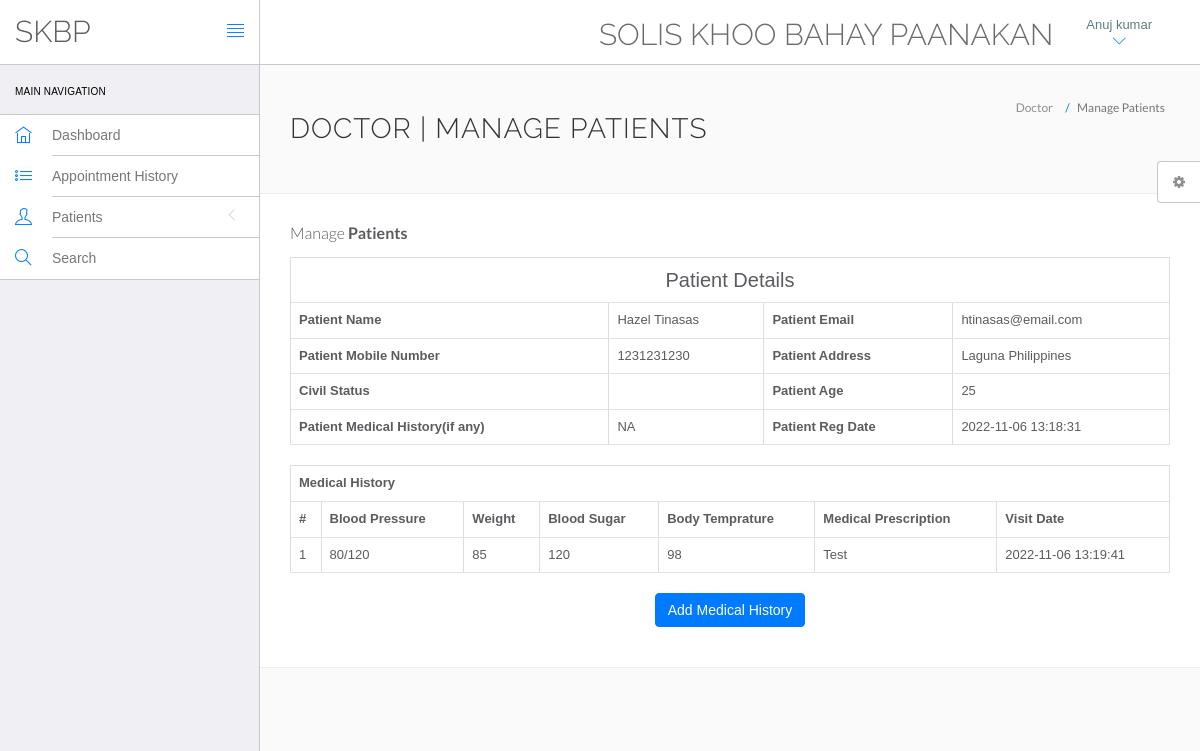
The page /hms/doctor/view-patient.php?viewid=1 (signed in) on the database its author committed.
### tables this page shows
CREATE TABLE `doctors` (
  `id` int(11) NOT NULL,
  `specilization` varchar(255) DEFAULT NULL,
  `doctorName` varchar(255) DEFAULT NULL,
  `address` longtext DEFAULT NULL,
  `docFees` varchar(255) DEFAULT NULL,
  `contactno` bigint(11) DEFAULT NULL,
  `docEmail` varchar(255) DEFAULT NULL,
  `password` varchar(255) DEFAULT NULL,
  `creationDate` timestamp NULL DEFAULT current_timestamp(),
  `updationDate` timestamp NULL DEFAULT NULL ON UPDATE current_timestamp()
);

CREATE TABLE `tblpatient` (
  `ID` int(10) NOT NULL,
  `Docid` int(10) DEFAULT NULL,
  `PatientName` varchar(200) DEFAULT NULL,
  `PatientContno` bigint(10) DEFAULT NULL,
  `PatientEmail` varchar(200) DEFAULT NULL,
  `PatientStatus` varchar(50) DEFAULT NULL,
  `PatientAdd` mediumtext DEFAULT NULL,
  `PatientAge` int(10) DEFAULT NULL,
  `PatientMedhis` mediumtext DEFAULT NULL,
  `CreationDate` timestamp NULL DEFAULT current_timestamp(),
  `UpdationDate` timestamp NULL DEFAULT NULL ON UPDATE current_timestamp()
);

CREATE TABLE `tblmedicalhistory` (
  `ID` int(10) NOT NULL,
  `PatientID` int(10) DEFAULT NULL,
  `BloodPressure` varchar(200) DEFAULT NULL,
  `BloodSugar` varchar(200) NOT NULL,
  `Weight` varchar(100) DEFAULT NULL,
  `Temperature` varchar(200) DEFAULT NULL,
  `MedicalPres` mediumtext DEFAULT NULL,
  `CreationDate` timestamp NOT NULL DEFAULT current_timestamp() ON UPDATE current_timestamp()
);

### hms/doctor/view-patient.php (the view, shortened to what this page needs)
<?php
include('include/config.php');
if(strlen($_SESSION['id']==0)) {
 header('location:logout.php');
  } else{
?>
<!DOCTYPE html>
<html lang="en">
	<head>
		<link rel="stylesheet" href="vendor/bootstrap/css/bootstrap.min.css">
		<link rel="stylesheet" href="vendor/fontawesome/css/font-awesome.min.css">
		<link rel="stylesheet" href="vendor/themify-icons/themify-icons.min.css">
		<link href="vendor/animate.css/animate.min.css" rel="stylesheet" media="screen">
		<link href="vendor/perfect-scrollbar/perfect-scrollbar.min.css" rel="stylesheet" media="screen">
		<link href="vendor/switchery/switchery.min.css" rel="stylesheet" media="screen">
		<link href="vendor/bootstrap-touchspin/jquery.bootstrap-touchspin.min.css" rel="stylesheet" media="screen">
		<link href="vendor/select2/select2.min.css" rel="stylesheet" media="screen">
		<link href="vendor/bootstrap-datepicker/bootstrap-datepicker3.standalone.min.css" rel="stylesheet" media="screen">
		<link href="vendor/bootstrap-timepicker/bootstrap-timepicker.min.css" rel="stylesheet" media="screen">
		<link rel="stylesheet" href="assets/css/styles.css">
		<link rel="stylesheet" href="assets/css/plugins.css">
		<link rel="stylesheet" href="assets/css/themes/theme-1.css" id="skin_color" />
	</head>
	<body>
		<div id="app">
<?php include('include/sidebar.php');?>
<div class="app-content">
<?php include('include/header.php');?>
<div class="main-content" >
<div class="wrap-content container" id="container">
<section id="page-title">
<div class="row">
<div class="col-sm-8">
<h1 class="mainTitle">Doctor | Manage Patients</h1>
</div>
<ol class="breadcrumb">
<li>
<span>Doctor</span>
</li>
<li class="active">
<span>Manage Patients</span>
</li>
</ol>
</div>
</section>
<div class="container-fluid container-fullw bg-white">
<div class="row">
<div class="col-md-12">
<h5 class="over-title margin-bottom-15">Manage <span class="text-bold">Patients</span></h5>
<?php
                               $vid=$_GET['viewid'];
                               $ret=mysqli_query($con,"select * from tblpatient where ID='$vid'");
$cnt=1;
while ($row=mysqli_fetch_array($ret)) {
                               ?>
<table border="1" class="table table-bordered">
 <tr align="center">
<td colspan="4" style="font-size:20px;color:blue">
 Patient Details</td></tr>
    <tr>
    <th scope>Patient Name</th>
    <td><?php  echo $row['PatientName'];?></td>
    <th scope>Patient Email</th>
    <td><?php  echo $row['PatientEmail'];?></td>
  </tr>
  <tr>
    <th scope>Patient Mobile Number</th>
    <td><?php  echo $row['PatientContno'];?></td>
    <th>Patient Address</th>
    <td><?php  echo $row['PatientAdd'];?></td>
  </tr>
    <tr>
    <th>Civil Status</th>
    <td><?php  echo $row['PatientGender'];?></td>
    <th>Patient Age</th>
    <td><?php  echo $row['PatientAge'];?></td>
  </tr>
  <tr>
    <th>Patient Medical History(if any)</th>
    <td><?php  echo $row['PatientMedhis'];?></td>
     <th>Patient Reg Date</th>
    <td><?php  echo $row['CreationDate'];?></td>
  </tr>
<?php }?>
</table>
<?php
$ret=mysqli_query($con,"select * from tblmedicalhistory  where PatientID='$vid'");
 ?>
<table id="datatable" class="table table-bordered dt-responsive nowrap" style="border-collapse: collapse; border-spacing: 0; width: 100%;">
  <tr align="center">
   <th colspan="8" >Medical History</th>
  </tr>
  <tr>
    <th>#</th>
<th>Blood Pressure</th>
<th>Weight</th>
<th>Blood Sugar</th>
<th>Body Temprature</th>
<th>Medical Prescription</th>
<th>Visit Date</th>
</tr>
<?php
while ($row=mysqli_fetch_array($ret)) {
  ?>
<tr>
  <td><?php echo $cnt;?></td>
 <td><?php  echo $row['BloodPressure'];?></td>
 <td><?php  echo $row['Weight'];?></td>
 <td><?php  echo $row['BloodSugar'];?></td>
  <td><?php  echo $row['Temperature'];?></td>
  <td><?php  echo $row['MedicalPres'];?></td>
  <td><?php  echo $row['CreationDate'];?></td>
</tr>
<?php $cnt=$cnt+1;} ?>
</table>
<p align="center">
 <button class="btn btn-primary waves-effect waves-light w-lg" data-toggle="modal" data-target="#myModal">Add Medical History</button></p>
</div>
</div>
</div>
</div>
	<?php include('include/setting.php');?>
		</div>
	</body>
</html>
<?php }  ?>

### hms/doctor/include/header.php (shortened to what this page needs)
<header class="navbar navbar-default navbar-static-top">
					<div class="navbar-header">
						<a class="navbar-brand" href="dashboard.php">
							<h2 style="padding-top:20% ">SKBP</h2>
						</a>
						<a href="#" class="sidebar-toggler pull-right visible-md visible-lg" data-toggle-class="app-sidebar-closed" data-toggle-target="#app">
							<i class="ti-align-justify"></i>
						</a>
					</div>
					<div class="navbar-collapse collapse">
						<ul class="nav navbar-right">
								<li  style="padding-top:2% ">
								<a href="../../index.php" style="text-decoration: none;"	><h2>Solis Khoo Bahay Paanakan</h2></a>
							</li>
							<li class="dropdown current-user">
								<a href class="dropdown-toggle" data-toggle="dropdown">
								<span class="username" style="color:	#4a706e;">
									<?php $query=mysqli_query($con,"select doctorName from doctors where id='".$_SESSION['id']."'");
while($row=mysqli_fetch_array($query))
{
	echo $row['doctorName'];
}
									?> <i class="ti-angle-down"></i></i></span>
								</a>
							</li>
						</ul>
					</div>
				</header>

### hms/doctor/assets/css/themes/theme-1.css (style rules this page uses)
body { background: #FAFAFA; }
header .navbar-header { background: #ffffff !important; border-right-color: #c8c7cc !important; border-bottom-color: #c8c7cc !important; }
header .navbar-header .sidebar-toggler, header .navbar-header .sidebar-mobile-toggler { color: #007aff !important; }
header .navbar-header .navbar-brand { color: #777 !important; }
header .navbar-collapse { background: #ffffff !important; border-bottom-color: #c8c7cc !important; box-shadow: none !important; }
header .navbar-collapse .navbar-right > li > a { color: #777; }
header .navbar-collapse .navbar-right > li > a i { color: #007aff !important; }

### rows shown on the page
doctors: doctorName "Anuj kumar"
tblpatient: PatientName "Hazel Tinasas", PatientEmail "htinasas@email.com", PatientContno "1231231230", PatientAdd "Laguna Philippines", PatientAge "25", PatientMedhis "NA", CreationDate "2022-11-06 13:18:31"
tblmedicalhistory: BloodPressure "80/120", Weight "85", BloodSugar "120", Temperature "98", MedicalPres "Test", CreationDate "2022-11-06 13:19:41"
